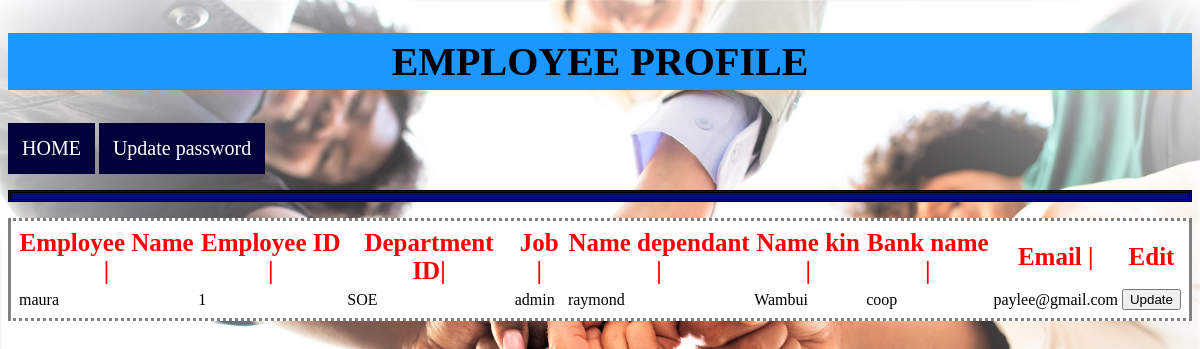
Screenshot of /employeereportemp.php?employee_id=1 with the database file from the repository.
### tables this page shows
CREATE TABLE `employee_details` (
  `employee_id` int(100) NOT NULL,
  `department_id` varchar(100) NOT NULL,
  `fulname` varchar(100) NOT NULL,
  `email` varchar(100) NOT NULL,
  `age` int(2) NOT NULL,
  `phone` int(12) NOT NULL,
  `gender` varchar(15) NOT NULL,
  `job` text NOT NULL,
  `hire` date NOT NULL,
  `account` varchar(100) NOT NULL,
  `kra` varchar(100) NOT NULL
);

CREATE TABLE `dependants` (
  `employee_id` int(10) NOT NULL,
  `namedep` varchar(100) NOT NULL,
  `agedep` int(3) NOT NULL,
  `relationdep` varchar(100) NOT NULL,
  `phone_nodep` int(15) NOT NULL
);

CREATE TABLE `next_of_kin` (
  `employee_id` int(10) NOT NULL,
  `namekin` varchar(100) NOT NULL,
  `agekin` int(3) NOT NULL,
  `relationkin` varchar(10) NOT NULL,
  `phone_no` int(15) NOT NULL
);

CREATE TABLE `bank` (
  `employee_id` int(10) NOT NULL,
  `bankid` int(10) NOT NULL,
  `bankname` varchar(100) NOT NULL,
  `bankbranch` varchar(100) NOT NULL,
  `branchid` int(100) NOT NULL,
  `bankloanmonthlyinstalment` int(100) NOT NULL,
  `banksavings` int(100) NOT NULL
);

### employeereportemp.php (the view, shortened to what this page needs)
<?php
include 'conn.php';
if (isset($_GET['employee_id'])) {
    $employee_id = mysqli_real_escape_string($con, $_GET['employee_id']);
$sql1 = "SELECT * FROM employee_details WHERE employee_id=$employee_id " ;
$sql2 = "SELECT * FROM dependants WHERE employee_id=$employee_id";
$sql3 = "SELECT * FROM next_of_kin WHERE employee_id=$employee_id";
$sql4 = "SELECT * FROM bank WHERE employee_id=$employee_id";
$result1 = mysqli_query($con,$sql1);
$result2 = mysqli_query($con,$sql2);
$result3 = mysqli_query($con,$sql3);
$result4 = mysqli_query($con,$sql4);
}
?>
<!DOCTYPE html>
<html>
<head>
</head>
<body style=" background-image: url(report.jpg);background-size: cover;">
<h2 style="color:black;font-size:40px;padding:5px;background-color:#1b97fd;text-align: center;">EMPLOYEE PROFILE</h2>
<a href="homepageemp.php" target="_blank">HOME</a>
<a href="paswd_change.php" target="_blank">Update password</a>
<table style="border-top-style: dotted;
  border-right-style: solid;
  border-bottom-style: dotted;
  border-left-style: solid;
  border-width: 80%;
  padding:5px;
  background-color:white;"><p class="double" >
    <thead>
        <tr style="color:red;font-size:25px;padding:5px;">
            <th>Employee Name | </th>
            <th> Employee ID | </th>
            <th> Department ID|</th>
            <th> Job |</th>
            <th> Name dependant |</th>
            <th> Name kin |</th>
            <th> Bank name |</th>
            <th> Email |</th>
            <th> Edit </th>
        </tr>
    </thead>
    <tbody>
        <?php
        if (mysqli_num_rows($result1) > 0) {
            while ($row1 = mysqli_fetch_assoc($result1)) {
                $row2 = mysqli_fetch_assoc($result2);
                $row3 = mysqli_fetch_assoc($result3);
                $row4 = mysqli_fetch_assoc($result4);
                echo "<tr>";
                echo "<td>" . ($row1['fulname'] ?? "") . "</td>";
                echo "<td>" . ($row1['employee_id'] ?? "") . "</td>";
                echo "<td>" . ($row1['department_id'] ?? "") . "</td>";
                echo "<td>" . ($row1['job'] ?? "") . "</td>";
                echo "<td>" . ($row2['namedep'] ?? "") . "</td>";
                echo "<td>" . ($row3['namekin'] ?? "") . "</td>";
                echo "<td>" . ($row4['bankname'] ?? "") . "</td>";
                echo "<td>" . ($row1['email'] ?? "") . "</td>";
                echo "<td>";
                echo "<form method='post' action='update_employee.php'>";
                echo "<input type='submit' name='update' value='Update' />";
                echo "</form>";
                echo "</td>";
                echo "</tr>";
            }
        } else {
            echo "<tr><td colspan='6'>No data found</td></tr>";
        }
        ?>
    </tbody>
    </p></table>
</body>
</html>

### employeereportemp.php (style rules this page uses)
p.double { border-style: double; background-color: #030d7a; padding: 3px; }
a:link, a:visited { background-color: #02023a; color: white; padding: 14px; text-align: center; text-decoration: none; display: inline-block; font-size:20px; }

### rows the page displays
employee_details: fulname "maura", employee_id "1", department "SOE", job "admin", dependants.namedep "raymond", next_of_kin.namekin "Wambui", bank.bankname "coop", email "paylee@gmail.com"
